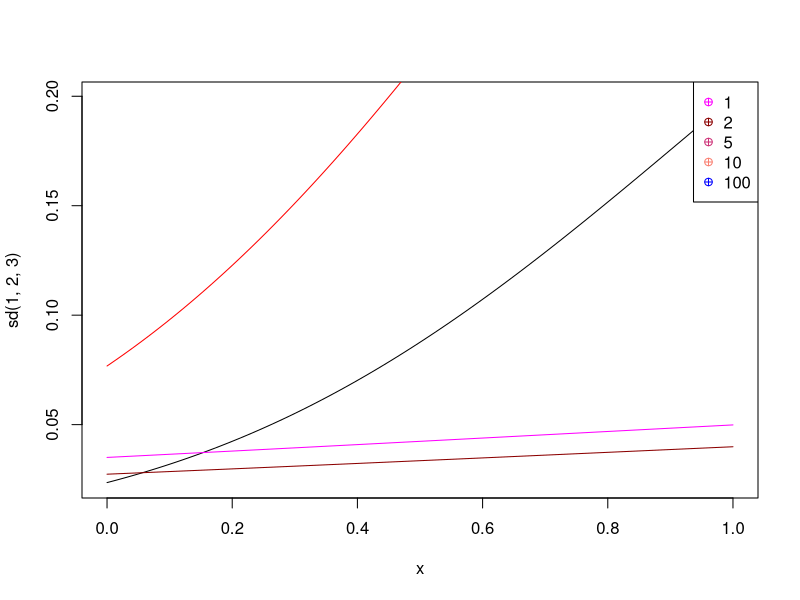

This figure's R source:
#Problema 1
#Exercitiul 1

#media si variatia pentru distributii
p1ex1 <- function() {
  pois = rpois(1000, 50)
  print(var(pois))
  print(mean(pois))
  
  
  binom = rbinom(1000, 15, 0.2)
  print(var(binom))
  print(mean(binom))
  
  exp = rexp(1000, 5)
  print(var(exp))
  print(mean(exp))
  
  norm = rnorm(1000, 20)
  print(var(norm))
  print(mean(norm))
  
  
}

p1ex1()
#Exercitiul 2

p1ex2_3 <- function() {
  #voi afisa 2 grafice pe o linie
  par(mfrow = c(1, 2))
  
  
  #declar 2 vectori care retin culorile testelor si valorile
  plotColours <- c("magenta", "dark red", "violetred3","salmon", "blue")
  testValues <- c("1", "2", "5", "10", "100")
  
  #------------------POISSON--------------------#
  
  #graficele pentru densitate
  pois1 = data.frame(density = dpois(0:20, 1), mass = ppois(0:20, 1), distribution = rpois(0:20, 1))
  pois2 = data.frame(density = dpois(0:20, 2), mass = ppois(0:20, 2), distribution = rpois(0:20, 2))
  pois3 = data.frame(density = dpois(0:20, 5), mass = ppois(0:20, 5), distribution = rpois(0:20, 5))
  pois4 = data.frame(density = dpois(0:20, 10), mass = ppois(0:20, 10), distribution = rpois(0:20, 10))
  pois5 = data.frame(density = dpois(0:20, 100), mass = ppois(0:20, 100), distribution = rpois(0:20, 100))
  
  
  plot(pois1$density, type = "o", col = "magenta", main = "Poisson Density") 
  lines(pois2$density, type = "o", col = "dark red")
  lines(pois3$density, type = "o", col = "violetred3") 
  lines(pois4$density, type = "o", col = "salmon") 
  lines(pois5$density, type = "o", col = "blue") 
  legend("topright", testValues, col = plotColours, pch = 10)
  #graficele pentru masa
  plot(pois1$mass, type = "o", col = "magenta", main = "Poisson Mass") 
  lines(pois2$mass, type = "o", col = "dark red")
  lines(pois3$mass, type = "o", col = "violetred3") 
  lines(pois4$mass, type = "o", col = "salmon") 
  lines(pois5$mass, type = "o", col = "blue") 
  legend("bottomright", testValues, col = plotColours, pch = 1)
  
  
  #voi afisa 2 grafice pe o linie
  par(mfrow = c(1, 2))
  testValues1 <- c("0.01", "0.1", "0.5", "0.75", "0.95")
  
  #------------------BINOMIALA--------------------#
  
  binom1 = data.frame(density = dbinom(0:20, 30, 0.01), mass = pbinom(0:20, 30, 0.01), distribution = rbinom(0:20, 30, 0.01))
  binom2 = data.frame(density = dbinom(0:20, 30, 0.1), mass = pbinom(0:20, 30, 0.1), distribution = rbinom(0:20, 30, 0.1))
  binom3 = data.frame(density = dbinom(0:20, 30, 0.5), mass = pbinom(0:20, 30, 0.5), distribution = rbinom(0:20, 30, 0.5))
  binom4 = data.frame(density = dbinom(0:20, 30, 0.75), mass = pbinom(0:20, 30, 0.75), distribution = rbinom(0:20, 30, 0.75))
  binom5 = data.frame(density = dbinom(0:20, 30, 0.95), mass = pbinom(0:20, 30, 0.95), distribution = rbinom(0:20, 30, 0.95))
  
  #grafic pentru densitate
  plot(binom1$density, type = "o", col = "magenta", main = "Binomial Density") 
  lines(binom2$density, type = "o", col = "dark red")
  lines(binom3$density, type = "o", col = "violetred3") 
  lines(binom4$density, type = "o", col = "salmon") 
  lines(binom5$density, type = "o", col = "blue") 
  legend("topright", testValues1, col = plotColours, pch = 1)
  
  #grafic pentru masa
  plot(binom1$mass, type = "o", col = "magenta", main = "Binomial Mass") 
  lines(binom2$mass, type = "o", col = "dark red")
  lines(binom3$mass, type = "o", col = "violetred3") 
  lines(binom4$mass, type = "o", col = "salmon") 
  lines(binom5$mass, type = "o", col = "blue") 
  legend("bottomright", testValues1, col = plotColours, pch = 1)
  
  #------------------EXPONEntiala--------------------#
  par(mfrow = c(1, 2))
  exp1 = data.frame(density = dexp(0:20, 1), mass = pexp(0:20, 1), distribution = rexp(0:20, 1))
  exp2 = data.frame(density = dexp(0:20, 2), mass = pexp(0:20, 2), distribution = rexp(0:20, 2))
  exp3 = data.frame(density = dexp(0:20, 5), mass = pexp(0:20, 5), distribution = rexp(0:20, 5))
  exp4 = data.frame(density = dexp(0:20, 10), mass = pexp(0:20, 10), distribution = rexp(0:20, 10))
  exp5 = data.frame(density = dexp(0:20, 100), mass = pexp(0:20, 100), distribution = rexp(0:20, 100))
  
  #grafic pentru densitate
  plot(exp1$density, type = "o", col = "magenta", main = "Exponential Density") 
  lines(exp2$density, type = "o", col = "dark red")
  lines(exp3$density, type = "o", col = "violetred3") 
  lines(exp4$density, type = "o", col = "salmon") 
  lines(exp5$density, type = "o", col = "blue") 
  legend("topright", testValues, col = plotColours, pch = 1)
  
  #grafic pentru masa
  plot(exp1$mass, type = "o", col = "magenta", main = "Exponential Mass") 
  lines(exp2$mass, type = "o", col = "dark red")
  lines(exp3$mass, type = "o", col = "violetred3") 
  lines(exp4$mass, type = "o", col = "salmon") 
  lines(exp5$mass, type = "o", col = "blue") 
  legend("bottomright", testValues, col = plotColours, pch = 1)
  
  
  #------------------NORMALA--------------------#
  #nuj ce valori sa dau =)))!!!!!!!!!!!!!!!!!!!!!!!!!!!
  par(mfrow = c(1, 2))
  secventa <- seq(-5, 5, by = 0.05)
  secventa1 <- seq(-10, 5, by = 0.05)
  secventa2 <- seq(-5, 20, by = 0.05)
  secventa3 <- seq(-6, 15, by = 0.05)
  secventa4 <- seq(-9, 15, by = 0.05)
  norm1 = data.frame(density = dnorm(secventa, 0, 1), mass = pnorm(secventa, 0, 1), distribution = rnorm(secventa, 0, 1))
  norm2 = data.frame(density = dnorm(secventa1, 0, 1), mass = pnorm(secventa1, 0, 1), distribution = rnorm(secventa1, 0, 1))
  norm3 = data.frame(density = dnorm(secventa2, 0, 1), mass = pnorm(secventa2, 0, 1), distribution = rnorm(secventa2, 0, 1))
  norm4 = data.frame(density = dnorm(secventa3, 0, 1), mass = pnorm(secventa3, 0, 1), distribution = rnorm(secventa3, 0, 1))
  norm5 = data.frame(density = dnorm(secventa4, 0, 1), mass = pnorm(secventa4, 0, 1), distribution = rnorm(secventa4, 0, 1))
  
  #grafic pentru densitate
  plot(norm1$density, type = "o", col = "magenta", main = "Normal Density") 
  lines(norm2$density, type = "o", col = "dark red")
  lines(norm3$density, type = "o", col = "violetred3") 
  lines(norm4$density, type = "o", col = "salmon") 
  lines(norm5$density, type = "o", col = "blue") 
  legend("topright", testValues, col = plotColours, pch = 1)
  
  #grafic pentru masa
  plot(norm1$mass, type = "o", col = "magenta", main = "Normal Mass") 
  lines(norm2$mass, type = "o", col = "dark red")
  lines(norm3$mass, type = "o", col = "violetred3") 
  lines(norm4$mass, type = "o", col = "salmon") 
  lines(norm5$mass, type = "o", col = "blue") 
  legend("bottomright", testValues, col = plotColours, pch = 1)
  
  
  
  
  #Exercitiul 3
  par(mfrow = c(2, 2))
  plot(pois1$distribution, type = "o", col = "magenta", main = "Poisson Distribution") 
  lines(pois2$distribution, type = "o", col = "dark red")
  lines(pois3$distribution, type = "o", col = "violetred3") 
  lines(pois4$distribution, type = "o", col = "salmon") 
  lines(pois5$distribution, type = "o", col = "blue") 
  legend("topright", testValues, col = plotColours, pch = 1)
  
  plot(binom1$distribution, type = "o", col = "magenta", main = "Binomial Distribution") 
  lines(binom2$distribution, type = "o", col = "dark red")
  lines(binom3$distribution, type = "o", col = "violetred3") 
  lines(binom4$distribution, type = "o", col = "salmon") 
  lines(binom5$distribution, type = "o", col = "blue") 
  legend("topright", testValues1, col = plotColours, pch = 1)
  
  plot(exp1$distribution, type = "o", col = "magenta", main = "Exponential Distribution") 
  lines(exp2$distribution, type = "o", col = "dark red")
  lines(exp3$distribution, type = "o", col = "violetred3") 
  lines(exp4$distribution, type = "o", col = "salmon") 
  lines(exp5$distribution, type = "o", col = "blue") 
  legend("bottomright", testValues, col = plotColours, pch = 1)
  
  plot(norm1$distribution, type = "o", col = "magenta", main = "Normal Distribution") 
  lines(norm2$distribution, type = "o", col = "dark red")
  lines(norm3$distribution, type = "o", col = "violetred3") 
  lines(norm4$distribution, type = "o", col = "salmon") 
  lines(norm5$distribution, type = "o", col = "blue") 
  legend("topright", testValues, col = plotColours, pch = 1)
}


#Exercitiul 4
#calculez variabilele folosite in functii

p1ex4 <- function(n, p){
  
  aproximarePoisson <- function(k, lambda){
    suma <- 0
    for(x in 0:k)
      suma <- suma + exp(-lambda) * (lambda ^ x)/factorial(x)
    return(suma)
  }
  
  aproximareNormalaTLC <- function(k, n, p){
    return(pnorm((k - n * p) / sqrt(n * p * (1 - p)), mean = 0, sd = 1))
  }
  
  aproximareNormalaFactorCorectie <- function(k, n, p){
    return(pnorm((k - 0.5 - n * p) / sqrt(n * p * (1 - p)), mean = 0, sd = 1))
  }
  
  aproximareCampPaulson <- function(c, miu, sigma){
    return(pnorm((c - miu) / sigma, mean = 0, sd = 1))
  }
  
  raspunsuri <- matrix(ncol = 6, nrow = 10)

  for(k in 1:10) {
    a <- 1 / (9 * (n - k))
    b <- 1 / (9 * (k + 1))
    r <- ((k + 1) * (1 - p)) / (p * (n - k))
    sigmaPatrat <- a + b * r ^ (2/3)
    c <- (1 - b) * r ^ (1/3)
    miu <- 1 - a
    lambda <- n * p
    
    aprox_a <- aproximarePoisson(k, lambda)
    aprox_b <- aproximareNormalaTLC(k, n, p)
    aprox_c <- aproximareNormalaFactorCorectie(k, n, p)
    aprox_d <- aproximareCampPaulson(c, miu, sqrt(sigmaPatrat))
    
    raspunsuri[k, 1] <- k
    raspunsuri[k, 2] <- dbinom(k, n, p)
    raspunsuri[k, 3] <- aprox_a
    raspunsuri[k, 4] <- aprox_b
    raspunsuri[k, 5] <- aprox_c
    raspunsuri[k, 6] <- aprox_d
  }

  return(raspunsuri)
}

#test <- p1ex4(25, 0.05)

p1ex5 <- function(){
  
  for(n in c(25, 50, 100))
    for(p in c(0.05, 0.1)){
      
      matrice <- p1ex4(n, p)
      max1 <- -1
      max2 <- -1
      max3 <- -1
      max4 <- -1
      for(k in 1:10){
        if(abs(matrice[k, 2] - matrice[k, 3]) > max1)
          max1 <- abs(matrice[k, 2] - matrice[k, 3])
        if(abs(matrice[k, 2] - matrice[k, 4]) > max2)
          max2 <- abs(matrice[k, 2] - matrice[k, 4])
        if(abs(matrice[k, 2] - matrice[k, 5]) > max3)
          max3 <- abs(matrice[k, 2] - matrice[k, 5])
        if(abs(matrice[k, 2] - matrice[k, 6]) > max4)
          max4 <- abs(matrice[k, 2] - matrice[k, 6])
      }
      
      maxPoints <- c(max1, max2, max3, max4)
      
      
      #plot(maxPoints, main = "Max Points", pct = 10, add = TRUE, col = "dark red")
       #points(1, max1, col = "green")
       #points(2, max2, col = "green")
       #points(3, max3, col = "green")
      # points(4, max4, col = "green")
      #points(maxPoints, col = "magenta")
    }
}

p1ex5();

p1ex6 <- function(){
  sd <- function(miu, sigma, lambda) {
    return(Vectorize(function(x) {
      return(2 / sigma *
               dnorm((x - miu) / sigma, mean = 0, sd = 1) * 
               pnorm((lambda * ((x - miu) / sigma)), mean = 0, sd = 1))
    }))
  }
  
  plotColours <- c("magenta", "dark red", "violetred3","salmon", "blue")
  testValues <- c("1", "2", "5", "10", "100")
  
  plot(sd(1, 2, 3))
  plot(sd(1, 30, 3), add=TRUE, col = "green")
  plot(sd(1, 10, 4), add=TRUE, col = "dark red")
  plot(sd(1, 8, 3), add=TRUE, col = "magenta")
  plot(sd(1, 1, 1), add=TRUE, col = "red")
  legend("topright", testValues, col = plotColours, pch = 10)

}

p1ex6()

p1ex7 <- function(n, p) {
  ecuatie <- function(n, p) {
    return(Vectorize(function(lambda) {
      argUp1 <- (1 - ((2 / pi) * ((lambda ^ 2) / (1 + lambda ^ 2)))) ^ 3
      argDown1 <- (2 / pi) * (4 / pi - 1) ^ 2 * ((lambda ^ 2) / (1 + lambda ^ 2)) ^ 3
      argUp2 <- n * p * (1 - p)
      argDown2 <- (1 - 2 * p) ^ 2
      
      return(argUp1 / argDown1 - argUp2 / argDown2)
    }))
  }
  
  
  functie <- ecuatie(n, p)
  
  solution <- uniroot(f = functie, interval = c(0, 1000))
  
  solutie <- solution$root
  
  print(solutie)
  
  lambda <- sign(1 - (2 * p)) * sqrt(solutie)
  print(lambda) 
  
  sigmaPatrat <- n * p * (1 - p) / (1 - ((2 / pi) * (solutie / (1 + solutie))))
  print(sigmaPatrat)
  
  sigma <- sqrt(sigmaPatrat)
  
  miu <- n * p - sigma * sqrt((2 / pi) * (solutie / (1 + solutie)))
  print(miu)
  
  result <- c(lambda, sigma, miu)
  library(sn)
  barplot(pbinom(q = 0:n,size = n, prob = 0.05), col = "salmon")
  barplot(pbinom(q = 0:n, size = n, prob = 0.1), col = "green", add = TRUE)
  barplot(dsn(x= 0:n, dp = c(miu,sigma,lambda)),col = "dark red", add = TRUE)
  
  return(result)
  
  }



p1ex8 <- function(n, p){

  vector <- p1ex7(25, 0.05)
  print(vector)
  lambda <- vector[1]
  sigma <- vector[2]
  miu <- vector[3]

  raspunsuri <- matrix(ncol = 3, nrow = 10)



  aproximareNormalaSimetrica <- function(k, n, p){
    return(Vectorize(function(x){
    D <- function(t) {
      2 * dnorm(t) * pnorm(t * lambda)
    }
     return(integral(D, -Inf, x))
   }))


    for(k in 1:10) {
      aproxNS <- aproximareNormalaSimetrica(k, n, p)
      raspunsuri[k, 1] <- k
      raspunsuri[k, 2] <- dbinom(k, n, p)
      raspunsuri[k, 3] <- aproxNS(k, n, p)(x)



    }

    return(raspunsuri)
  } 
  }
